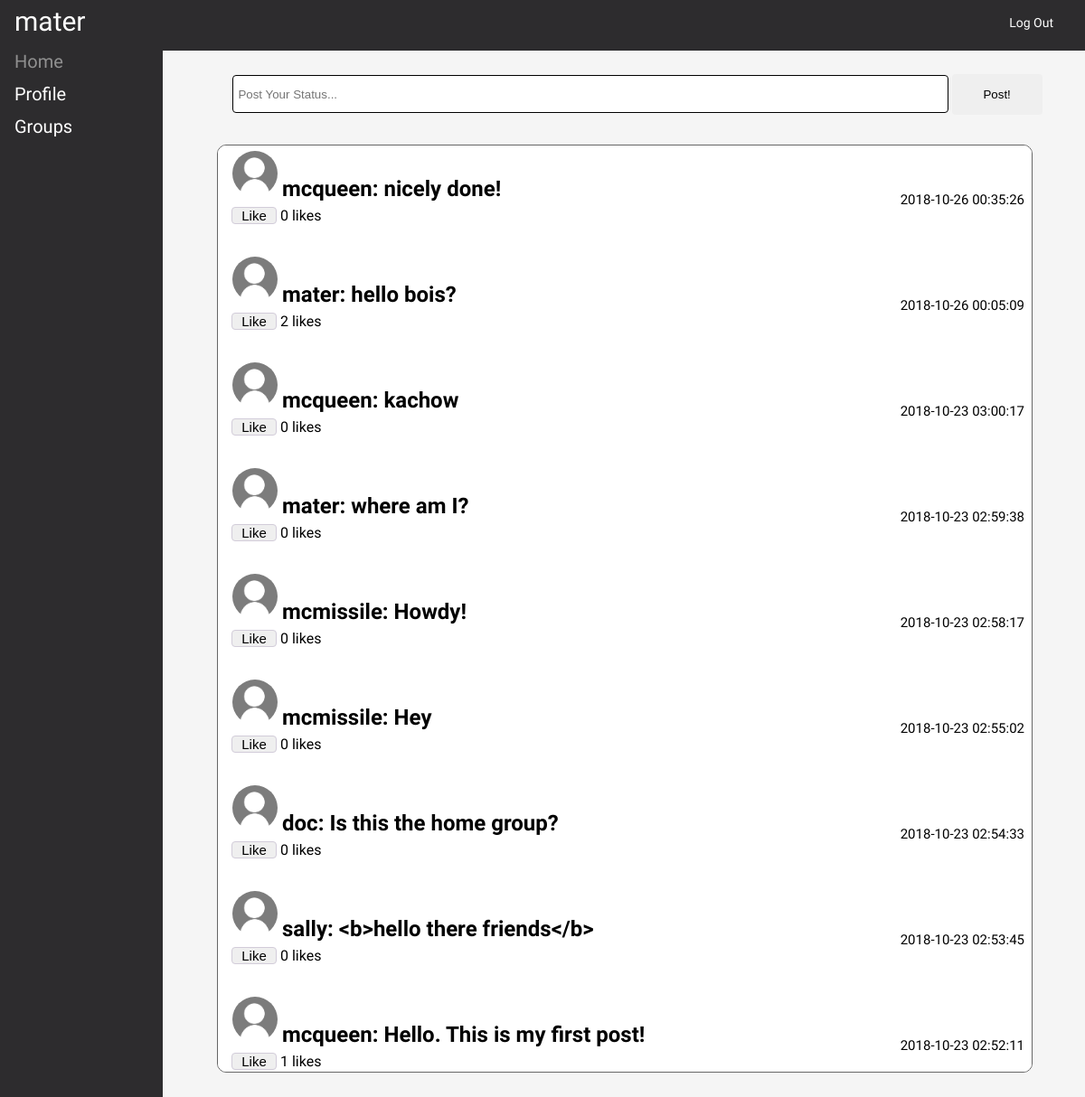
Screenshot of /home.php (signed in) with the database file from the repository.
### tables this page shows
CREATE TABLE `users` (
  `id` int(10) UNSIGNED NOT NULL,
  `fname` varchar(50) NOT NULL,
  `lname` varchar(50) NOT NULL,
  `password` varchar(60) NOT NULL,
  `email` varchar(50) NOT NULL,
  `username` varchar(50) NOT NULL,
  `img` varchar(580) NOT NULL
);

CREATE TABLE `messages` (
  `msg_id` int(10) UNSIGNED NOT NULL,
  `user_id` int(10) UNSIGNED NOT NULL,
  `msg` varchar(280) NOT NULL,
  `post_time` timestamp NOT NULL DEFAULT CURRENT_TIMESTAMP,
  `group_id` int(10) UNSIGNED NOT NULL,
  `likes` int(10) UNSIGNED NOT NULL
);

### home.php (the view, shortened to what this page needs)
<?php
	include ('connection.php');
	if(isset($_GET['id'])) {
		$groupID = $_GET['id'];
	} else {
		$groupID = "1";
	}
?>
<!doctype HTML>
<html>
	<head>
		<link rel="stylesheet" type="text/css" href="css/style.css">
	</head>
	<body>
		<div class="header">
			<?php
				echo "<div id='logo'>";
					echo $_SESSION['username'];
				echo "</div>";
			?>
			<div class="menu">
				<ul>
					<li><a href="loggedout.php">Log Out</a></li>
				</ul>
			</div>
		</div>
		<div class="sidemenu">
			<ul>
				<li class="active"><a href="home.php">Home</a></li>
			</ul>
			<ul>
				<li><a href="profile.php">Profile</a></li>
			</ul>
			<ul id="submenu">
				<li>
					<span>Groups</span>
				</li>
			</ul>
		</div>
		<div class="position">
			<div class = "feed">
				<?php
					$postFeed = "SELECT username, msg, post_time, msg_id, likes from users inner join messages on users.id = messages.user_id WHERE group_id = " . $groupID . " ORDER BY msg_id DESC";
					$result = $conn->query($postFeed);
					if ($result->num_rows > 0) {
						while($row = $result->fetch_assoc()) {
							$result_img = mysqli_query($conn,"SELECT * FROM users WHERE username ='" . $row['username'] . "'");
							while($row_img = mysqli_fetch_assoc($result_img)){
									if($row_img['img'] == ''){
											echo "<span>"."<img id ='chat_avatar' width='50' height='50' src='uploads/profiledefault.png' alt='Default Profile Pic'>" . "<h2 id ='userName'>" . $row['username'] . ": " . htmlspecialchars($row['msg'])."</h2>" . "<div class='time'>" . $row['post_time'] . "</div>"."</span>";;
									} else {
											echo "<span>"."<img id ='chat_avatar' width='50' height='50' src='uploads/".$row_img['img']."' alt='Profile Pic'>" . "<h2 id ='userName'>" . $row['username'] . ": " . htmlspecialchars($row['msg'])."</h2>" . "<div class='time'>" . $row['post_time'] . "</div>"."</span>";;
									}
							}
							echo "<form action='home.php?id=" . $groupID . "&liked=" . $row['msg_id'] . "' method='POST'>
							<div class='likeys'><input id='like_input'type='submit' name='like' value='Like'>"." ".$row['likes']." likes</div>
							</form>";
						}
					} else {
						echo "<h2 id ='userName'>No messages in this channel yet. Come back soon!</h2>";
					}
				?>
			</div>
		</div>
		<div class="posting">
		<?php
			echo "<form action='home.php?id=" . $groupID . "' method='POST'>
				<input id='messeging' type='text' name='message' value='' placeholder='Post Your Status...'>
				<input id='msg_submit' type='submit' name='submit' value='Post!'>
				</form>";
		?>
		</div>
	</body>
</html>

### css/style.css (style rules this page uses)
* { margin: 0; padding: 0; }
html, body { font-family: 'Exo 2', sans-serif; height: 100%; width: 100%; background-color: whitesmoke; }
.header { position: fixed; top: 0; background-color: #2D2C2E; height: 56px; border-bottom: 0px; padding-left: auto; padding-right: auto; width: 100%; }
#logo { background-color: #2D2C2E; float: left; color: #FFFFFF; text-decoration: none; font-size: 30px; padding: 6px 8px 6px 16px; background-repeat: no-repeat; }
.menu { background-color: #2D2C2E; text-decoration: none; top: 0px; right: 0px; height: 37px; padding-top: 17px; padding-right: 25px; }
.menu ul { list-style-type: none; margin: 0; padding: 0; overflow: hidden; }
.menu a { float: right; color: #FFFFFF; text-decoration: none; font-size: 14px; background-repeat: no-repeat; padding-left: 10px; padding-right: 10px; }
.sidemenu { position: fixed; top: 50px; font-size: 20px; width: 15%; color: #FFFFFF; display: inline-block; background-color: #2D2C2E; height: 100%; }
.sidemenu ul { list-style-type: none; }
.sidemenu li a { display: block; padding: 6px 8px 6px 16px; text-decoration: none; color: #FFFFFF; }
span { display: block; padding: 6px 8px 6px 16px; text-decoration: none; }
#submenu span { cursor: pointer; }
li.active > a { color: #909090; }
#userName { display: inline; padding-top: 25px; padding-bottom: 5px; margin-left: 5px; margin-right: 5px; word-break: break-word; }
.time { display: inline; font-size: 15px; margin-top: 45px; float: right; }
.likeys { margin-left: 15px; }
#like_input { font-size: 15px; width: 50px; border: 1px solid #D2CCD9; border-radius: 4px; margin-bottom: 30px; }
.posting { position: fixed; margin-top: 80px; left: 105px; width: 100%; font-size: 13px; color: white; text-align: center; }
#messeging { background-color: #FFFFFF; border: 1px solid black; font-size: 15 px; padding: 5px; width: 65%; margin-bottom: 3px; margin-top: 3px; border: 1 px black; border-radius: 4px; height: 30px; outline: none; }
#msg_submit { font-size: 15 px; padding: 5px; width: 100px; margin-bottom: 3px; border: 1px; height: 45px; border-radius: 4px; outline: none; }
#chat_avatar { border-radius: 50%; }
.feed { position: fixed; margin-top: 160px; left: 20%; height: 75%; width: 75%; overflow-y:auto; overflow: auto; border: 1px solid #666; border-radius: 10px; background-color: #FFFFFF; }

### rows the page displays
messages: msg "nicely done!", post_time "2018-10-26 00:35:26", likes "0"
users: username "mcqueen"
messages: msg "hello bois?", post_time "2018-10-26 00:05:09", likes "2"
users: username "mater"
messages: msg "kachow", post_time "2018-10-23 03:00:17", likes "0"
messages: msg "where am I?", post_time "2018-10-23 02:59:38", likes "0"
messages: msg "Howdy!", post_time "2018-10-23 02:58:17", likes "0"
users: username "mcmissile"
messages: msg "Hey", post_time "2018-10-23 02:55:02", likes "0"
messages: msg "Is this the home group?", post_time "2018-10-23 02:54:33", likes "0"
users: username "doc"
messages: msg "<b>hello there friends</b>", post_time "2018-10-23 02:53:45", likes "0"
users: username "sally"
messages: msg "Hello. This is my first post!", post_time "2018-10-23 02:52:11", likes "1"

### other values shown
$_SESSION['username'] "mater"
